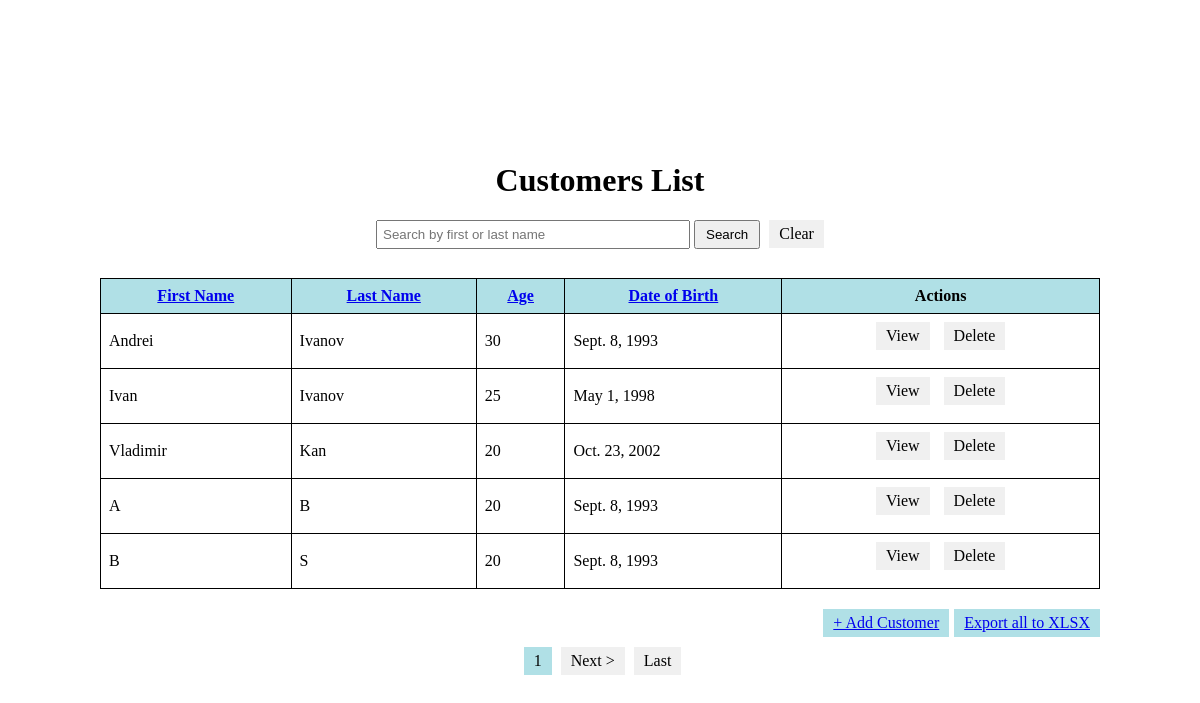
The page / on the database its author committed.
### customersdb/models.py (models this page shows)
class Customer(models.Model):
    name = models.CharField(max_length=100)
    surname = models.CharField(max_length=100)
    age = models.PositiveIntegerField(validators=[MinValueValidator(1), MaxValueValidator(120)])
    date_birth = models.DateField()
    photo = models.ImageField(upload_to='images', null=True, blank=True)

### customersdb/views.py (the view)
# urls.py: path('', CustomersListView.as_view(), name='customers_list'),
class CustomersListView(ListView):
    model = Customer
    template_name = 'customersdb/customers_list.html'
    context_object_name = 'customers'
    ordering = 'pk'
    paginate_by = 5
    def get_queryset(self):
        queryset = super().get_queryset()
        query = self.request.GET.get('q')
        sort_by = self.request.GET.get('sort_by')
        if query:
            queryset = queryset.filter(
                Q(name__icontains=query) | Q(surname__icontains=query)
            )
        if sort_by:
            queryset = queryset.order_by(sort_by)
        return queryset

### customersdb/templates/customersdb/customers_list.html (shortened to what this page needs)
<!DOCTYPE html>
<html>
<head>
</head>
<body>
    <div class="container">
        <h1>Customers List</h1>
        <form method="get" action="" class="search-form">
            <input type="text" name="q" placeholder="Search by first or last name" value="{{ request.GET.q }}">
            <button type="submit">Search</button>
            <a href="?q=" class="link-button clear-button">Clear</a>
        </form>
        <table>
            <thead>
                <tr>
                    <th><a href="?sort_by=name">First Name</a></th>
                    <th><a href="?sort_by=surname">Last Name</a></th>
                    <th><a href="?sort_by=age">Age</a></th>
                    <th><a href="?sort_by=date_birth">Date of Birth</a></th>
                    <th>Actions</th>
                </tr>
            </thead>
            <tbody>
                {% for customer in customers %}
                <tr>
                    <td>{{ customer.name }}</td>
                    <td>{{ customer.surname }}</td>
                    <td>{{ customer.age }}</td>
                    <td>{{ customer.date_birth }}</td>
                    <td class="actions">
                        <a href="{% url 'customer_detail' customer.pk %}" class="link-button">View</a>
                        <a href="{% url 'customer_delete' customer.pk %}" class="link-button">Delete</a>
                    </td>
                </tr>
                {% endfor %}
            </tbody>
        </table>
        <div class="button-container">
            <div class="link-button add-customer">
                <a href="{% url 'customer_add' %}">+ Add Customer</a>
            </div>
            <div class="link-button export-xlsx">
                <a href="{% url 'export_customers' %}">Export all to XLSX</a>
            </div>
        </div>
        <div class="pagination-container">
            <div class="pagination">
                {% if is_paginated %}
                    <span class="current-page">{{ page_obj.number }}</span>
                    {% if page_obj.has_next %}
                        <a href="?sort_by={{ request.GET.sort_by }}&page={{ page_obj.next_page_number }}">Next ></a>
                        <a href="?sort_by={{ request.GET.sort_by }}&page={{ page_obj.paginator.num_pages }}">Last</a>
                    {% endif %}
                {% endif %}
            </div>
        </div>
    </div>
</body>
</html>

### customersdb/templates/customersdb/customers_list.html (style rules this page uses)
body { display: flex; justify-content: center; align-items: center; height: 100vh; }
h1 { text-align: center; }
form { text-align: center; margin-bottom: 20px; }
input[type="text"] { padding: 5px; width: 300px; }
button[type="submit"], button.clear-button { padding: 5px 10px; }
table { width: 1000px; border-collapse: collapse; margin: 0 auto; margin-bottom: 20px; }
th, td { padding: 8px; border: 1px solid black; }
th { background: #b0e0e6; }
td a { text-decoration: none; margin-right: 5px; }
.actions { text-align: center; }
.link-button { display: inline-block; margin-bottom: 10px; padding: 5px 10px; background-color: #f0f0f0; color: black; text-decoration: none; margin-left: 5px; }
.link-button.add-customer, .link-button.export-xlsx { background-color: #b0e0e6; }
.pagination { text-align: right; }
.pagination a { display: inline-block; padding: 5px 10px; margin-left: 5px; text-decoration: none; background-color: #f0f0f0; color: black; }
.pagination .current-page { display: inline-block; padding: 5px 10px; margin-left: 5px; background-color: #b0e0e6; color: black; }
.button-container { display: flex; justify-content: flex-end; align-items: center; margin-bottom: 40px; width: 1000px; margin: 0 auto; }
.pagination-container { display: flex; justify-content: center; }

### rows shown on the page
Customer: name "Andrei", surname "Ivanov", age "30", date_birth "Sept. 8, 1993"
Customer: name "Ivan", surname "Ivanov", age "25", date_birth "May 1, 1998"
Customer: name "Vladimir", surname "Kan", age "20", date_birth "Oct. 23, 2002"
Customer: name "A", surname "B", age "20", date_birth "Sept. 8, 1993"
Customer: name "B", surname "S", age "20", date_birth "Sept. 8, 1993"

### other values the page prints
{{ page_obj.number }} "1"
